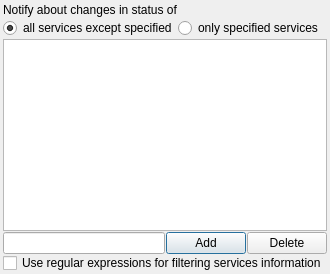
             <widget class="QWidget" name="tabConfigServices">
              <property name="toolTip">
               <string/>
              </property>
              <attribute name="title">
               <string>Filtering service</string>
              </attribute>
              <layout class="QVBoxLayout" name="verticalLayout_5">
               <property name="spacing">
                <number>1</number>
               </property>
               <property name="margin">
                <number>3</number>
               </property>
               <item>
                <widget class="QLabel" name="label_7">
                 <property name="text">
                  <string>Notify about changes in status of</string>
                 </property>
                </widget>
               </item>
               <item>
                <layout class="QHBoxLayout" name="horizontalLayout_10">
                 <item>
                  <widget class="QRadioButton" name="rbAllExceptSpecifedSrvcs">
                   <property name="text">
                    <string>all services except specified</string>
                   </property>
                   <property name="checked">
                    <bool>true</bool>
                   </property>
                  </widget>
                 </item>
                 <item>
                  <widget class="QRadioButton" name="rbOnlyListedSrvcs">
                   <property name="text">
                    <string>only specified services</string>
                   </property>
                  </widget>
                 </item>
                </layout>
               </item>
               <item>
                <widget class="QListWidget" name="listServices">
                 <property name="font">
                  <font>
                   <pointsize>10</pointsize>
                  </font>
                 </property>
                 <property name="selectionMode">
                  <enum>QAbstractItemView::ExtendedSelection</enum>
                 </property>
                 <property name="modelColumn">
                  <number>0</number>
                 </property>
                 <property name="uniformItemSizes">
                  <bool>false</bool>
                 </property>
                 <property name="wordWrap">
                  <bool>false</bool>
                 </property>
                 <property name="sortingEnabled">
                  <bool>true</bool>
                 </property>
                </widget>
               </item>
               <item>
                <layout class="QHBoxLayout" name="horizontalLayout_9">
                 <item>
                  <widget class="QLineEdit" name="edAddService"/>
                 </item>
                 <item>
                  <widget class="QPushButton" name="btnAddService">
                   <property name="text">
                    <string>Add</string>
                   </property>
                   <property name="default">
                    <bool>true</bool>
                   </property>
                  </widget>
                 </item>
                 <item>
                  <widget class="QPushButton" name="btnDelService">
                   <property name="text">
                    <string>Delete</string>
                   </property>
                   <property name="shortcut">
                    <string>Del</string>
                   </property>
                  </widget>
                 </item>
                </layout>
               </item>
               <item>
                <widget class="QCheckBox" name="cbUseFilterRegExpSrvcs">
                 <property name="maximumSize">
                  <size>
                   <width>16777215</width>
                   <height>16</height>
                  </size>
                 </property>
                 <property name="text">
                  <string>Use regular expressions for filtering services information</string>
                 </property>
                </widget>
               </item>
              </layout>
             </widget>
